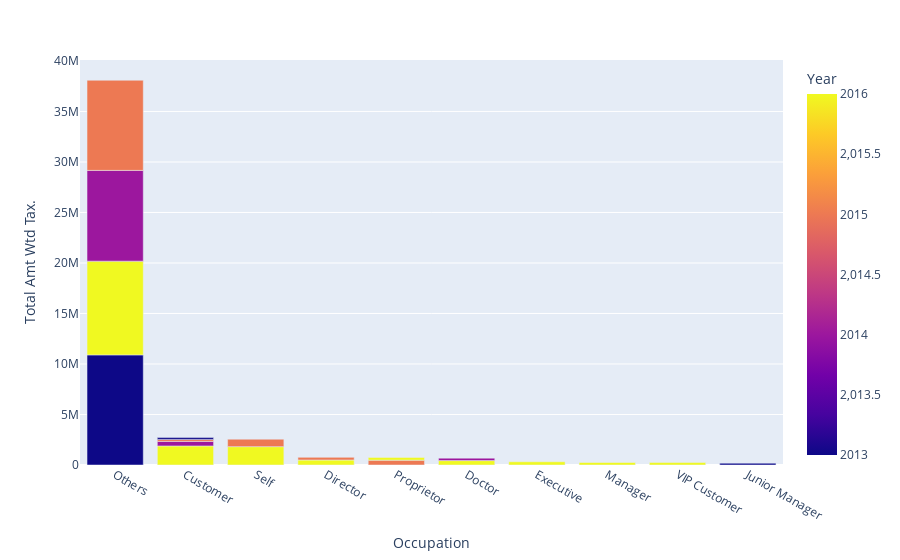

Notebook code cell kept with this figure:
### Code cell
fig = px.bar(yearwise_cus[:20], x='Occupation', y='Total Amt Wtd Tax.',color="Year",)
fig.show()
# fig = px.line(yearwise_cus[:50], x="Year", y="Total Amt Wtd Tax.", color='Occupation')
# fig.show()

### Figure 1 — Plotly figure (JSON) as saved in the notebook; plotly's stock layout.template omitted (floating-point values rounded to 4 significant figures)
{"data": [{"alignmentgroup": "True", "hovertemplate": "Occupation=%{x}<br>Total Amt Wtd Tax.=%{y}<br>Year=%{marker.color}<extra></extra>", "legendgroup": "", "marker": {"color": [2013, 2016, 2014, 2015, 2016, 2016, 2015, 2016, 2015, 2014, 2016, 2016, 2016, 2015, 2016, 2014, 2016, 2015, 2013, 2013], "coloraxis": "coloraxis"}, "name": "", "offsetgroup": "", "orientation": "v", "showlegend": false, "textposition": "auto", "type": "bar", "x": ["Others", "Others", "Others", "Others", "Customer", "Self", "Self", "Director", "Proprietor", "Customer", "Doctor", "Executive", "Proprietor", "Director", "Manager", "Doctor", "VIP Customer", "Customer", "Customer", "Junior Manager"], "xaxis": "x", "y": [10900000.0, 9283000.0, 8984000.0, 8923000.0, 1890000.0, 1817000.0, 737600.0, 496200.0, 476000.0, 446800.0, 436800.0, 318800.0, 274900.0, 261600.0, 246200.0, 243400.0, 243000.0, 199500.0, 179800.0, 179700.0], "yaxis": "y"}], "layout": {"barmode": "relative", "coloraxis": {"colorbar": {"title": {"text": "Year"}}, "colorscale": [[0, "#0d0887"], [0.1111, "#46039f"], [0.2222, "#7201a8"], [0.3333, "#9c179e"], [0.4444, "#bd3786"], [0.5556, "#d8576b"], [0.6667, "#ed7953"], [0.7778, "#fb9f3a"], [0.8889, "#fdca26"], [1, "#f0f921"]]}, "legend": {"tracegroupgap": 0}, "margin": {"t": 60}, "xaxis": {"anchor": "y", "domain": [0, 1], "title": {"text": "Occupation"}}, "yaxis": {"anchor": "x", "domain": [0, 1], "title": {"text": "Total Amt Wtd Tax."}}}}
